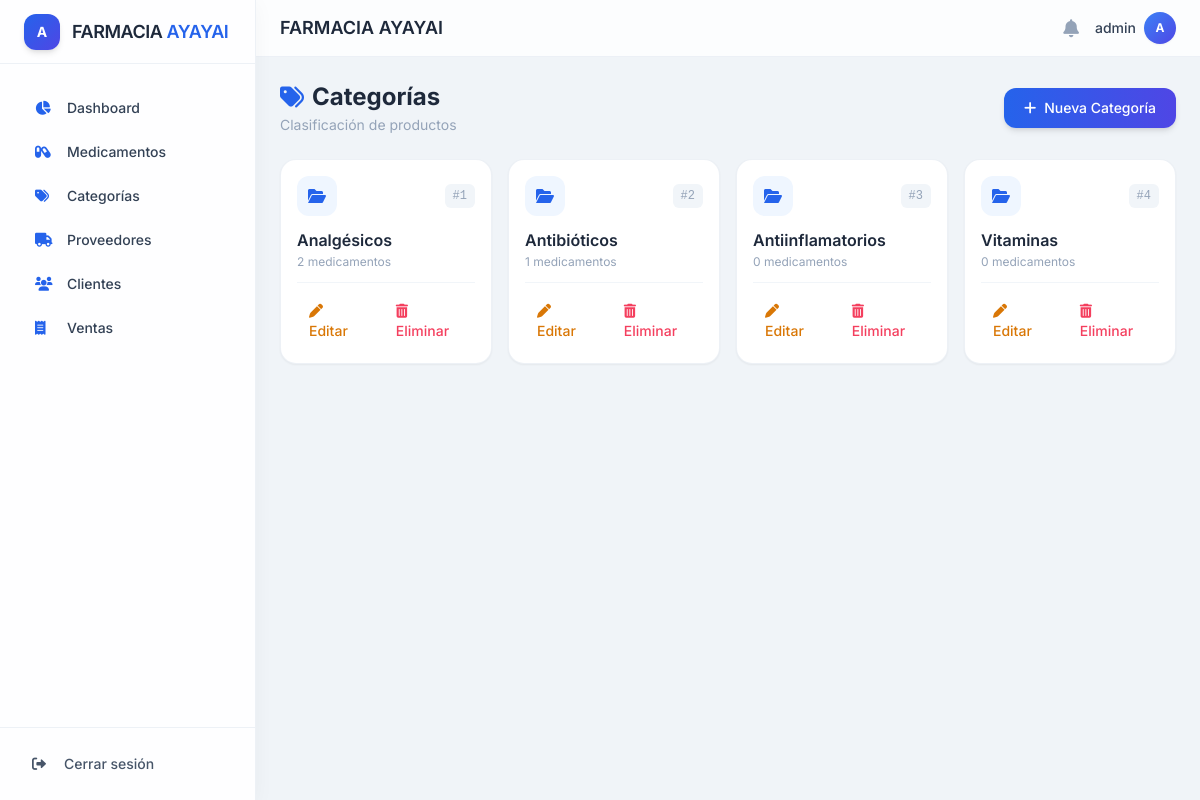
Screenshot of /categorias (signed in) with the database file from the repository.
### app/models.py (models this page shows, shortened)
class Usuario(UserMixin, db.Model):
    __tablename__ = 'usuarios'
    id = db.Column(db.Integer, primary_key=True)
    username = db.Column(db.String(100), unique=True, nullable=False)
    password_hash = db.Column(db.String(200), nullable=False)
    rol_id = db.Column(db.Integer, db.ForeignKey('roles.id'), nullable=False)

class Categoria(db.Model):
    __tablename__ = 'categorias'
    id = db.Column(db.Integer, primary_key=True)
    nombre = db.Column(db.String(100), nullable=False)

### app/routes.py (the view)
@bp.route('/categorias')
@login_required
def categorias_listar():
    from app.models import Categoria
    categorias = Categoria.query.all()
    return render_template('categorias/listar.html', categorias=categorias)

### app/__init__.py (called while the page is built)
@login_manager.user_loader
def load_user(user_id):
    from app.models import Usuario
    return Usuario.query.get(int(user_id))

### app/templates/categorias/listar.html (shortened to what this page needs)
{% extends "base.html" %}
{% block content %}
<div class="flex flex-wrap justify-between items-center gap-3 mb-6">
    <div>
        <h2 class="text-2xl font-bold text-slate-800 flex items-center gap-2">
            <i class="fas fa-tags text-blue-600"></i> Categorías
        </h2>
        <p class="text-sm text-slate-400 mt-0.5">Clasificación de productos</p>
    </div>
    <a href="/categorias/crear" class="inline-flex items-center gap-2 bg-gradient-to-r from-blue-600 to-indigo-600 hover:from-blue-700 hover:to-indigo-700 text-white px-5 py-2.5 rounded-xl text-sm font-medium shadow-md hover:shadow-lg transition-all duration-200">
        <i class="fas fa-plus"></i> Nueva Categoría
    </a>
</div>
<div class="grid grid-cols-1 sm:grid-cols-2 md:grid-cols-3 lg:grid-cols-4 gap-4">
    {% for c in categorias %}
    <div class="group bg-white rounded-2xl shadow-sm border border-slate-200/60 hover:shadow-lg hover:border-blue-200 transition-all duration-200 p-4 flex flex-col">
        <div class="flex items-center justify-between">
            <div class="h-10 w-10 rounded-xl bg-blue-50 flex items-center justify-center text-blue-600 group-hover:scale-105 transition">
                <i class="fas fa-folder-open"></i>
            </div>
            <span class="text-xs font-mono text-slate-400 bg-slate-100 px-2 py-1 rounded-md">#{{ c.id }}</span>
        </div>
        <h3 class="font-semibold text-slate-800 mt-3 group-hover:text-blue-600 transition">{{ c.nombre }}</h3>
        <p class="text-xs text-slate-400 mt-0.5">{{ c.medicamentos|length }} medicamentos</p>
        <div class="flex justify-end gap-2 mt-3 pt-3 border-t border-slate-100">
            <a href="/categorias/editar/{{ c.id }}" class="text-amber-600 hover:text-amber-800 hover:bg-amber-50 px-3 py-1.5 rounded-lg text-sm transition font-medium">
                <i class="fas fa-pen"></i> Editar
            </a>
            <a href="/categorias/eliminar/{{ c.id }}" class="text-rose-500 hover:text-rose-700 hover:bg-rose-50 px-3 py-1.5 rounded-lg text-sm transition font-medium" onclick="return confirm('¿Eliminar categoría?')">
                <i class="fas fa-trash-alt"></i> Eliminar
            </a>
        </div>
    </div>
    {% endfor %}
</div>
{% endblock %}

### app/templates/base.html (shortened to what this page needs)
<!DOCTYPE html>
<html lang="es">
<head>
    <script src="https://cdn.tailwindcss.com"></script>
    <link rel="stylesheet" href="https://cdnjs.cloudflare.com/ajax/libs/font-awesome/6.0.0-beta3/css/all.min.css" />
</head>
<body>
<aside class="fixed inset-y-0 left-0 z-50 w-64 bg-white/90 backdrop-blur-md shadow-soft border-r border-slate-200/60 hidden md:flex flex-col">
    <div class="flex items-center gap-3 px-6 h-16 border-b border-slate-200/60">
        <div class="h-9 w-9 rounded-xl bg-gradient-to-br from-blue-600 to-indigo-600 flex items-center justify-center text-white font-bold text-sm shadow-md">A</div>
        <span class="text-lg font-semibold text-slate-800 tracking-tight">FARMACIA <span class="text-blue-600">AYAYAI</span></span>
    </div>
    <nav class="flex-1 overflow-y-auto py-6 px-4 space-y-1">
        <a href="/dashboard" class="sidebar-link active flex items-center gap-3 px-4 py-2.5 rounded-lg text-slate-700 text-sm font-medium"><i class="fas fa-chart-pie w-5 text-blue-600"></i> Dashboard</a>
        <a href="/medicamentos" class="sidebar-link flex items-center gap-3 px-4 py-2.5 rounded-lg text-slate-700 text-sm font-medium"><i class="fas fa-capsules w-5 text-blue-600"></i> Medicamentos</a>
        <a href="/categorias" class="sidebar-link flex items-center gap-3 px-4 py-2.5 rounded-lg text-slate-700 text-sm font-medium"><i class="fas fa-tags w-5 text-blue-600"></i> Categorías</a>
        <a href="/proveedores" class="sidebar-link flex items-center gap-3 px-4 py-2.5 rounded-lg text-slate-700 text-sm font-medium"><i class="fas fa-truck w-5 text-blue-600"></i> Proveedores</a>
        <a href="/clientes" class="sidebar-link flex items-center gap-3 px-4 py-2.5 rounded-lg text-slate-700 text-sm font-medium"><i class="fas fa-users w-5 text-blue-600"></i> Clientes</a>
        <a href="/ventas" class="sidebar-link flex items-center gap-3 px-4 py-2.5 rounded-lg text-slate-700 text-sm font-medium"><i class="fas fa-receipt w-5 text-blue-600"></i> Ventas</a>
    </nav>
    <div class="border-t border-slate-200/60 p-4">
        <a href="/logout" class="flex items-center gap-3 px-4 py-2.5 rounded-lg text-slate-600 hover:bg-red-50 hover:text-red-600 transition text-sm font-medium"><i class="fas fa-sign-out-alt w-5"></i> Cerrar sesión</a>
    </div>
</aside>
<div class="flex-1 md:ml-64 min-h-screen">
    <header class="sticky top-0 z-40 bg-white/80 backdrop-blur-sm border-b border-slate-200/60 px-6 py-3 flex items-center justify-between">
        <div class="flex items-center gap-4">
            <h2 class="text-lg font-semibold text-slate-800">FARMACIA AYAYAI</h2>
        </div>
        <div class="flex items-center gap-4">
            <i class="fas fa-bell text-slate-400 hover:text-slate-600 cursor-pointer transition text-lg"></i>
            <div class="flex items-center gap-2">
                <span class="text-sm font-medium text-slate-700 hidden sm:block">{{ current_user.username }}</span>
                <div class="h-8 w-8 rounded-full bg-gradient-to-br from-blue-500 to-indigo-600 flex items-center justify-center text-white text-xs font-bold shadow-sm">A</div>
            </div>
        </div>
    </header>
    <main class="p-6">
        {% block content %}{% endblock %}
    </main>
</div>
</body>
</html>

### app/templates/base.html (style rules this page uses)
* { font-family: 'Inter', sans-serif; }
body { background: #f0f4f8; }
.sidebar-link { transition: all 0.2s ease; border-left: 3px solid transparent; }
.shadow-soft { box-shadow: 0 4px 20px rgba(0,0,0,0.04); }

### rows the page displays
Usuario: username "admin"
Categoria: id "1", nombre "Analgésicos", medicamentos|length "2"
Categoria: id "2", nombre "Antibióticos", medicamentos|length "1"
Categoria: id "3", nombre "Antiinflamatorios", medicamentos|length "0"
Categoria: id "4", nombre "Vitaminas", medicamentos|length "0"
